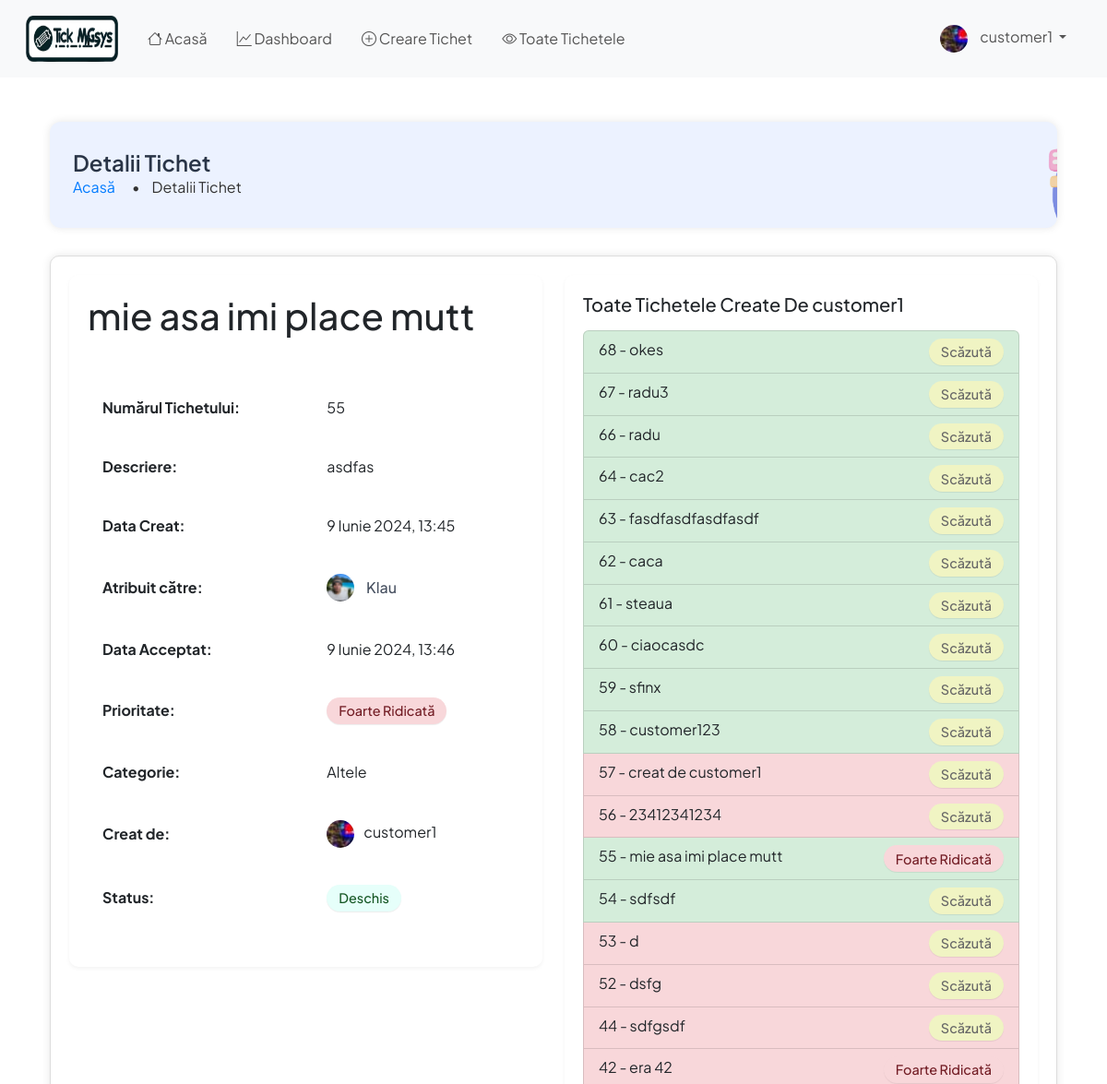
/ticket/ticket-details/55/ (signed in, upper part), run on an earlier commit of the app's database.
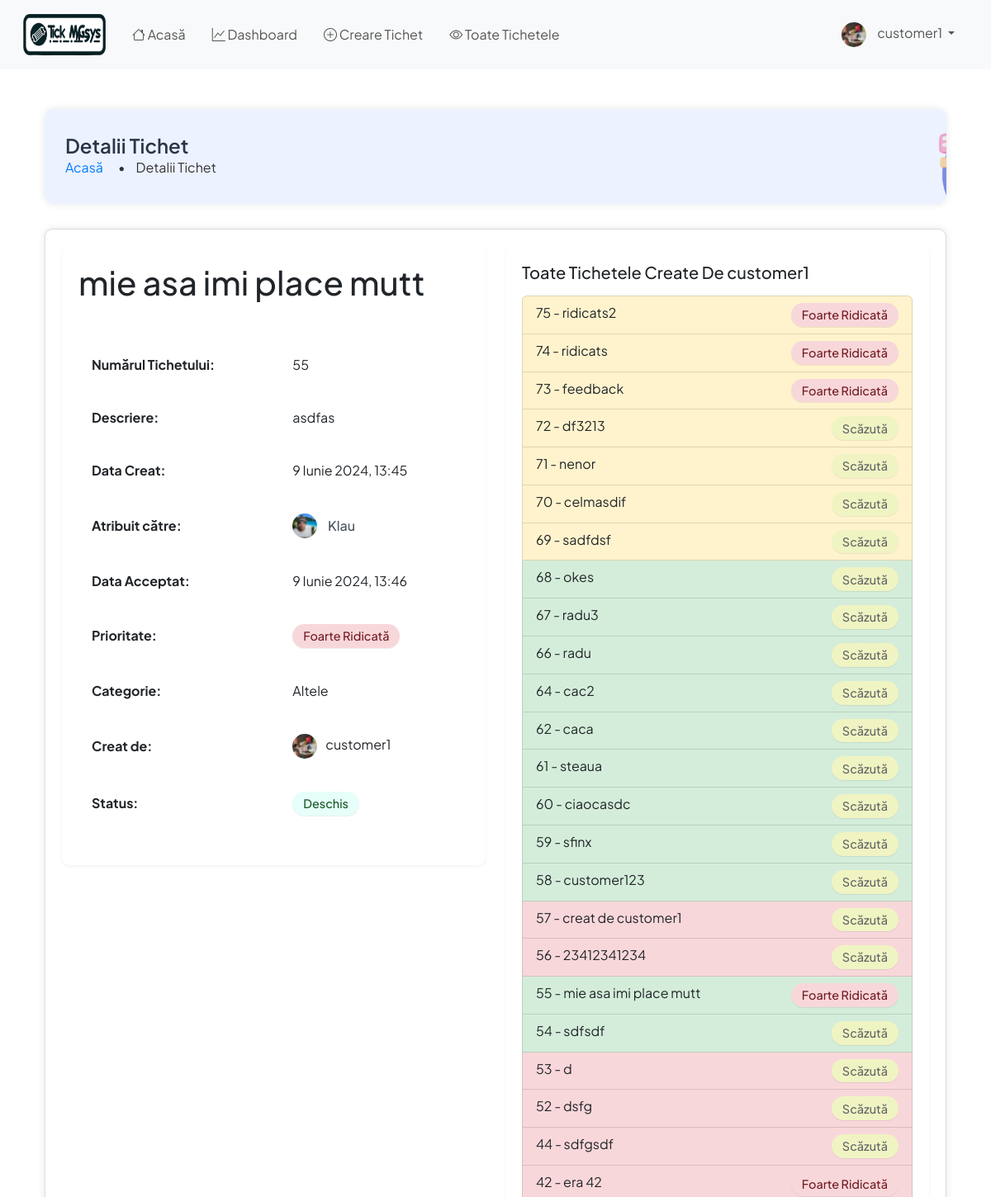
And on a later commit of the database.
### users/models.py (models this page shows, shortened)
class User(AbstractUser):
    is_customer = models.BooleanField(default=False)
    is_engineer = models.BooleanField(default=False)
    is_admin = models.BooleanField(default=False)  # New field for admin users
    profile_image = models.ImageField(upload_to='profile_images/', default='profile_images/default.png')
    def __str__(self):
        return self.username

### ticket/models.py (models this page shows, shortened)
class Ticket(models.Model):
    PRIORITY_CHOICES = (
        ('Very Low', 'Foarte Scăzut'),
        ('Low', 'Scăzut'),
        ('Medium', 'Mediu'),
        ('High', 'Ridicat'),
        ('Very High', 'Foarte Ridicat'),
    )
    CATEGORY_CHOICES = (
        ('Bug', 'Bug'),
        ('Feature Request', 'Cerere Funcționalitate'),
        ('Customer Support', 'Suport Client'),
        ('Sales', 'Vânzări'),
        ('Feedback', 'Feedback'),
        ('Other', 'Altele'),
    )
    STATUS_CHOICES = (
        ('Active', 'Activ'),
        ('Completed', 'Completat'),
        ('Pending', 'În așteptare'),
    )
    id = models.AutoField(primary_key=True)
    title = models.CharField(max_length=100, validators=[MaxLengthValidator(100)], unique=True)
    description = models.TextField()
    priority = models.CharField(max_length=9, choices=PRIORITY_CHOICES, default='Low')
    category = models.CharField(max_length=20, choices=CATEGORY_CHOICES, default='Other')
    created_by = models.ForeignKey(User, on_delete=models.CASCADE, related_name='tickets_created', editable=False)
    date_created = models.DateTimeField(auto_now_add=True)
    assigned_to = models.ForeignKey(User, on_delete=models.DO_NOTHING, null=True, blank=True,
                                    related_name='tickets_assigned')
    is_resolved = models.BooleanField(default=False)
    accepted_date = models.DateTimeField(null=True, blank=True)
    closed_date = models.DateTimeField(null=True, blank=True)
    ticket_status = models.CharField(max_length=20, choices=STATUS_CHOICES, default='Pending')
    updated_at = models.DateTimeField(auto_now=True)
    class Meta:
        verbose_name = "Ticket"
        verbose_name_plural = "Tickets"
        ordering = ['-date_created']
        unique_together = ('title', 'created_by')
        indexes = [
            models.Index(fields=['priority']),
            models.Index(fields=['category']),
            models.Index(fields=['ticket_status']),
            models.Index(fields=['date_created']),
            models.Index(fields=['updated_at']),
        ]

### ticket/views.py (the view)
# urls.py: path('ticket-details/<int:pk>/', views.ticket_details, name='ticket-details'),
@login_required
def ticket_details(request, pk):
    ticket = Ticket.objects.get(pk=pk)
    t = ticket.created_by
    tickets_per_user = t.tickets_created.all()
    context = {'ticket': ticket, 'tickets_per_user': tickets_per_user}
    return render(request, 'ticket/ticket_details.html', context)

### ticket/templatetags/custom_filters.py (called while the page is built)
@register.filter(name='hyphenate')
def hyphenate(value):
    return slugify(value)

### templates/ticket/ticket_details.html (shortened to what the changed rows need)
{% extends 'base.html' %}
{% load static %}
{% load custom_filters %}
{% block content %}
<div class="container mt-5">
  <div class="header-box">
    <div class="header-content">
      <h1 class="header-title">Detalii Tichet</h1>
    </div>
  </div>
  <div class="content-box">
    <div class="row">
      <div class="col-md-6 mb-4">
        <div class="card">
          <div class="card-body">
            <h1 class="card-title mb-0">{{ ticket.title }}</h1>
          </div>
          <div class="card-body">
            <table class="table table-borderless">
              <tbody>
                <tr>
                  <td><b>Numărul Tichetului:</b></td>
                  <td>{{ ticket.id }}</td>
                </tr>
                <tr>
                  <td><b>Descriere:</b></td>
                  <td>{{ ticket.description }}</td>
                </tr>
                <tr>
                  <td><b>Data Creat:</b></td>
                  <td>{{ ticket.date_created }}</td>
                </tr>
                <tr>
                  <td>
                    {% if ticket.assigned_to %}
                      <img src="{{ ticket.assigned_to.profile_image.url }}" alt="Profile Image of {{ ticket.assigned_to.username }}" class="profile-image">
                      <span class="assigned-username">{{ ticket.assigned_to.username }}</span>
                    {% else %}
                      <small>Neatribuit</small>
                    {% endif %}
                  </td>
                </tr>
                <tr>
                  <td><b>Data Acceptat:</b></td>
                  <td>{{ ticket.accepted_date }}</td>
                </tr>
                <tr>
                  <td><b>Categorie:</b></td>
                  <td>{{ ticket.get_category_display }}</td>
                </tr>
                <tr>
                  <td><b>Creat de:</b></td>
                  <td><img src="{{ ticket.created_by.profile_image.url }}" alt="Profile Image of {{ ticket.created_by.username }}" class="profile-image">{{ ticket.created_by }}</td>
                </tr>
              </tbody>
            </table>
          </div>
        </div>
      </div>
      <div class="col-md-6 mb-4">
        <div class="card">
          <div class="card-body">
            <h5 class="card-title mb-3">Toate Tichetele Create De {{ ticket.created_by }}</h5>
            <div class="list-group">
              {% for user_ticket in tickets_per_user %}
                <a href="{% url 'ticket-details' user_ticket.pk %}" class="list-group-item list-group-item-action d-flex justify-content-between
                   {% if user_ticket.ticket_status == 'Active' %}ticket-status-active
                   {% elif user_ticket.ticket_status == 'Pending' %}ticket-status-pending
                   {% elif user_ticket.ticket_status == 'Completed' %}ticket-status-completed
                   {% endif %}">
                  <span>{{ user_ticket.id }} - {{ user_ticket.title }}</span>
                  <span class="badge badge-{{ user_ticket.priority|hyphenate }} ml-auto">
                    {% if user_ticket.priority == 'Very Low' %}
                      Foarte Scăzută
                    {% elif user_ticket.priority == 'Low' %}
                      Scăzută
                    {% elif user_ticket.priority == 'Medium' %}
                      Medie
                    {% elif user_ticket.priority == 'High' %}
                      Ridicată
                    {% elif user_ticket.priority == 'Very High' %}
                      Foarte Ridicată
                    {% endif %}
                  </span>
                </a>
              {% endfor %}
            </div>
          </div>
        </div>
      </div>
    </div>
  </div>
</div>
{% endblock content %}

### templates/base.html (shortened to what this page needs)
{% load static %}
<!DOCTYPE html>
<html lang="ro">
  <head>
    <link
      href="https://cdn.jsdelivr.net/npm/bootstrap@5.2.3/dist/css/bootstrap.min.css"
      rel="stylesheet"
    />
    <link
      rel="stylesheet"
      href="https://cdnjs.cloudflare.com/ajax/libs/font-awesome/6.0.0-beta3/css/all.min.css"
    />
    <link
      rel="stylesheet"
      href="https://cdnjs.cloudflare.com/ajax/libs/bootstrap-icons/1.8.1/font/bootstrap-icons.min.css"
    />
    <link rel="stylesheet" href="{% static 'styles/main.css' %}?v=1" />
  </head>
  <body>
    {% if request.user.is_customer %}
    <nav class="navbar navbar-expand-lg navbar-light bg-light">
      <div class="container-fluid">
        <a class="navbar-brand" href="/">
          <img
            class="logo"
            src="{% static 'images/logo.png' %}"
            alt="Tick MNGsys"
          />
        </a>
        <div class="collapse navbar-collapse" id="navbarContent">
          <ul class="navbar-nav me-auto mb-2 mb-lg-0">
            <li class="nav-item">
              <a
                class="nav-link {% if request.resolver_match.url_name == 'home' %}active{% endif %}"
                href="/"
                ><i class="bi bi-house"></i> Acasă</a
              >
            </li>
           <li class="nav-item">
              <a
                class="nav-link {% if request.resolver_match.url_name == 'dashboard' %}active{% endif %}"
                href="{% url 'dashboard' %}"
                ><i class="bi bi-graph-up"></i> Dashboard</a
              >
            </li>
            <li class="nav-item">
              <a
                class="nav-link {% if request.resolver_match.url_name == 'create-ticket' %}active{% endif %}"
                href="{% url 'create-ticket' %}"
                ><i class="bi bi-plus-circle"></i> Creare Tichet</a
              >
            </li>
            <li class="nav-item">
              <a
                class="nav-link {% if request.resolver_match.url_name == 'all-tickets' %}active{% endif %}"
                href="{% url 'all-tickets' %}"
                ><i class="bi bi-eye"></i> Toate Tichetele</a
              >
            </li>
          </ul>
          <ul class="navbar-nav ms-auto mb-2 mb-lg-0">
            <li class="nav-item dropdown">
              <a
                class="nav-link dropdown-toggle"
                href="#"
                id="navbarDropdown"
                role="button"
                data-bs-toggle="dropdown"
                aria-expanded="false"
              >
                <img
                  src="{{ request.user.profile_image.url }}"
                  alt="Profile Image"
                  class="profile-image"
                />
                {{ request.user.username }}
              </a>
            </li>
          </ul>
        </div>
      </div>
    </nav>
{% endif %}
    <div class="container mt-5">
       {% block content %}{% endblock %}
    </div>
  </body>
</html>

What changed in the data, as far as the page shows it:
removed Ticket: id "63", title "fasdfasdfasdfasdf", priority "Scăzută"
changed User "customer1": user.profile_image: a different picture
changed through a linked row, Ticket "mie asa imi place mutt": created_by.profile_image: a different picture
added Ticket: id "75", title "ridicats2", priority "Foarte Ridicată", ticket_status "Pending" (drawn)
added Ticket: id "74", title "ridicats", priority "Foarte Ridicată", ticket_status "Pending" (drawn)
added Ticket: id "73", title "feedback", priority "Foarte Ridicată", ticket_status "Pending" (drawn)
added Ticket: id "72", title "df3213", priority "Scăzută", ticket_status "Pending" (drawn)
added Ticket: id "71", title "nenor", priority "Scăzută", ticket_status "Pending" (drawn)
added Ticket: id "70", title "celmasdif", priority "Scăzută", ticket_status "Pending" (drawn)
added Ticket: id "69", title "sadfdsf", priority "Scăzută", ticket_status "Pending" (drawn)
